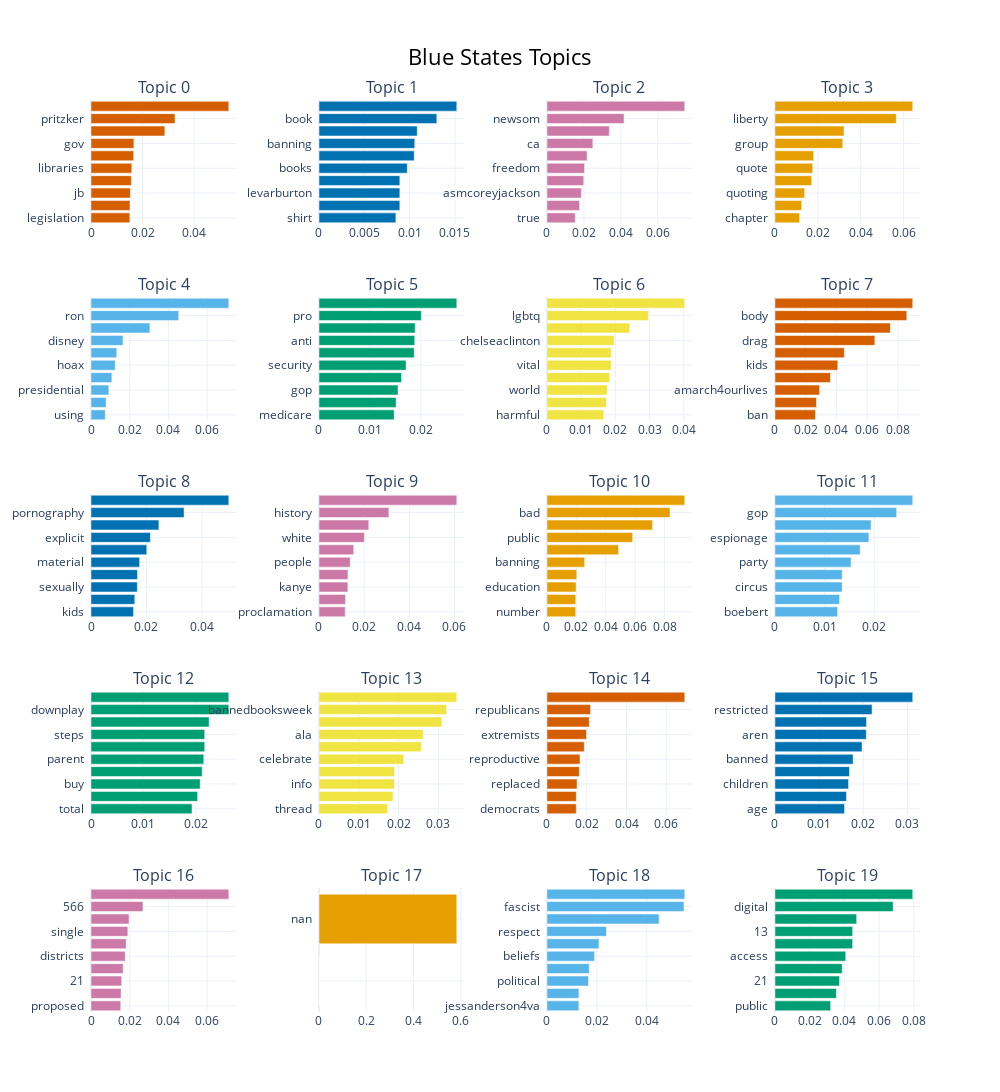

Notebook source saved alongside this figure:
### Code cell
bar_topic

### Figure 1 — Plotly figure (JSON) as saved in the notebook; plotly's stock layout.template omitted (floating-point values rounded to 4 significant figures)
{"data": [{"marker": {"color": "#D55E00"}, "orientation": "h", "type": "bar", "x": [0.01507, 0.01512, 0.01528, 0.01565, 0.01583, 0.01656, 0.01664, 0.02865, 0.03258, 0.05346], "xaxis": "x", "y": ["legislation  ", "signed  ", "jb  ", "bans  ", "libraries  ", "nation  ", "gov  ", "state  ", "pritzker  ", "illinois  "], "yaxis": "y"}, {"marker": {"color": "#0072B2"}, "orientation": "h", "type": "bar", "x": [0.008483, 0.008919, 0.008919, 0.00892, 0.00974, 0.01051, 0.01056, 0.01084, 0.013, 0.0152], "xaxis": "x2", "y": ["shirt  ", "art  ", "levarburton  ", "sold  ", "books  ", "stories  ", "banning  ", "read  ", "book  ", "banned  "], "yaxis": "y2"}, {"marker": {"color": "#CC79A7"}, "orientation": "h", "type": "bar", "x": [0.01533, 0.01763, 0.01862, 0.01993, 0.02037, 0.02172, 0.02486, 0.03379, 0.04176, 0.07465], "xaxis": "x3", "y": ["true  ", "fanatics  ", "asmcoreyjackson  ", "cagovernor  ", "freedom  ", "tonythurmond  ", "ca  ", "gavin  ", "newsom  ", "california  "], "yaxis": "y3"}, {"marker": {"color": "#E69F00"}, "orientation": "h", "type": "bar", "x": [0.01149, 0.01242, 0.01387, 0.01713, 0.01763, 0.01803, 0.03163, 0.03222, 0.05664, 0.06429], "xaxis": "x4", "y": ["chapter  ", "quoted  ", "quoting  ", "hate  ", "quote  ", "newsletter  ", "group  ", "hitler  ", "liberty  ", "moms  "], "yaxis": "y4"}, {"marker": {"color": "#56B4E9"}, "orientation": "h", "type": "bar", "x": [0.007389, 0.007809, 0.009202, 0.01077, 0.01249, 0.01331, 0.01652, 0.03042, 0.04532, 0.0712], "xaxis": "x5", "y": ["using  ", "carry  ", "presidential  ", "policies  ", "hoax  ", "trump  ", "disney  ", "florida  ", "ron  ", "desantis  "], "yaxis": "y5"}, {"marker": {"color": "#009E73"}, "orientation": "h", "type": "bar", "x": [0.01475, 0.01513, 0.0155, 0.0162, 0.01709, 0.01868, 0.01879, 0.01887, 0.02008, 0.02703], "xaxis": "x6", "y": ["medicare  ", "ban  ", "gop  ", "republicans  ", "security  ", "party  ", "anti  ", "women  ", "pro  ", "abortion  "], "yaxis": "y6"}, {"marker": {"color": "#F0E442"}, "orientation": "h", "type": "bar", "x": [0.01659, 0.01739, 0.01763, 0.01834, 0.01876, 0.01876, 0.01965, 0.0242, 0.02965, 0.04029], "xaxis": "x7", "y": ["harmful  ", "50  ", "world  ", "characters  ", "vital  ", "adolescents  ", "chelseaclinton  ", "themes  ", "lgbtq  ", "queer  "], "yaxis": "y7"}, {"marker": {"color": "#D55E00"}, "orientation": "h", "type": "bar", "x": [0.02637, 0.02703, 0.02906, 0.03614, 0.04092, 0.04516, 0.06504, 0.07511, 0.08584, 0.0897], "xaxis": "x8", "y": ["ban  ", "killing  ", "amarch4ourlives  ", "chant  ", "kids  ", "nashville  ", "drag  ", "tennessee  ", "body  ", "bags  "], "yaxis": "y8"}, {"marker": {"color": "#0072B2"}, "orientation": "h", "type": "bar", "x": [0.01534, 0.0158, 0.01671, 0.01676, 0.01754, 0.02011, 0.02142, 0.02449, 0.03356, 0.04971], "xaxis": "x9", "y": ["kids  ", "gavinnewsom  ", "sexually  ", "scenes  ", "material  ", "pornographic  ", "explicit  ", "sex  ", "pornography  ", "porn  "], "yaxis": "y9"}, {"marker": {"color": "#CC79A7"}, "orientation": "h", "type": "bar", "x": [0.01162, 0.01172, 0.01281, 0.01283, 0.01383, 0.0154, 0.0201, 0.02206, 0.03095, 0.06102], "xaxis": "x10", "y": ["proclamation  ", "authors  ", "kanye  ", "racist  ", "people  ", "slavery  ", "white  ", "racism  ", "history  ", "black  "], "yaxis": "y10"}, {"marker": {"color": "#E69F00"}, "orientation": "h", "type": "bar", "x": [0.01954, 0.01961, 0.01987, 0.0203, 0.02568, 0.04873, 0.05836, 0.07189, 0.08376, 0.0938], "xaxis": "x11", "y": ["number  ", "students  ", "education  ", "williamson  ", "banning  ", "schools  ", "public  ", "really  ", "bad  ", "idea  "], "yaxis": "y11"}, {"marker": {"color": "#56B4E9"}, "orientation": "h", "type": "bar", "x": [0.0126, 0.01299, 0.01353, 0.01353, 0.01531, 0.01715, 0.0189, 0.01934, 0.02449, 0.02773], "xaxis": "x12", "y": ["boebert  ", "conservatives  ", "circus  ", "salacious  ", "party  ", "patriotism  ", "espionage  ", "republicans  ", "gop  ", "republican  "], "yaxis": "y12"}, {"marker": {"color": "#009E73"}, "orientation": "h", "type": "bar", "x": [0.01928, 0.02036, 0.02084, 0.02123, 0.02153, 0.02171, 0.02171, 0.02255, 0.02631, 0.02631], "xaxis": "x13", "y": ["total  ", "amazon  ", "buy  ", "jonfreadom  ", "parent  ", "road  ", "steps  ", "permission  ", "downplay  ", "d52tmczosn  "], "yaxis": "y13"}, {"marker": {"color": "#F0E442"}, "orientation": "h", "type": "bar", "x": [0.01723, 0.01858, 0.01898, 0.01898, 0.02129, 0.02571, 0.02616, 0.03088, 0.03207, 0.03462], "xaxis": "x14", "y": ["thread  ", "fight  ", "info  ", "letfreedomread  ", "celebrate  ", "action  ", "ala  ", "week  ", "bannedbooksweek  ", "day  "], "yaxis": "y14"}, {"marker": {"color": "#D55E00"}, "orientation": "h", "type": "bar", "x": [0.01475, 0.01476, 0.01513, 0.01625, 0.0166, 0.01877, 0.01986, 0.02123, 0.02193, 0.06926], "xaxis": "x15", "y": ["democrats  ", "democracy  ", "replaced  ", "extreme  ", "reproductive  ", "fascism  ", "extremists  ", "cult  ", "republicans  ", "maga  "], "yaxis": "y15"}, {"marker": {"color": "#0072B2"}, "orientation": "h", "type": "bar", "x": [0.01576, 0.0162, 0.01667, 0.01687, 0.01769, 0.01973, 0.02068, 0.02074, 0.02199, 0.0312], "xaxis": "x16", "y": ["age  ", "book  ", "children  ", "grades  ", "banned  ", "old  ", "aren  ", "diminished  ", "restricted  ", "appropriate  "], "yaxis": "y16"}, {"marker": {"color": "#CC79A7"}, "orientation": "h", "type": "bar", "x": [0.01536, 0.01552, 0.01585, 0.01658, 0.01766, 0.01817, 0.01903, 0.01964, 0.02685, 0.07119], "xaxis": "x17", "y": ["proposed  ", "floridians  ", "21  ", "banned  ", "districts  ", "fl  ", "single  ", "laws  ", "566  ", "florida  "], "yaxis": "y17"}, {"marker": {"color": "#E69F00"}, "orientation": "h", "type": "bar", "x": [1e-05, 1e-05, 1e-05, 1e-05, 1e-05, 1e-05, 1e-05, 1e-05, 1e-05, 0.5829], "xaxis": "x18", "y": ["  ", "  ", "  ", "  ", "  ", "  ", "  ", "  ", "  ", "nan  "], "yaxis": "y18"}, {"marker": {"color": "#56B4E9"}, "orientation": "h", "type": "bar", "x": [0.0128, 0.0128, 0.01665, 0.01694, 0.01908, 0.02083, 0.02385, 0.04493, 0.05491, 0.05524], "xaxis": "x19", "y": ["jessanderson4va  ", "tedgenoways  ", "political  ", "forthcoming  ", "beliefs  ", "thankful  ", "respect  ", "fascists  ", "fascist  ", "fascism  "], "yaxis": "y19"}, {"marker": {"color": "#009E73"}, "orientation": "h", "type": "bar", "x": [0.03211, 0.03541, 0.03721, 0.03875, 0.04082, 0.04476, 0.04478, 0.04708, 0.06809, 0.07941], "xaxis": "x20", "y": ["public  ", "catalog  ", "21  ", "aged  ", "access  ", "library  ", "13  ", "teens  ", "digital  ", "brooklyn  "], "yaxis": "y20"}], "layout": {"annotations": [{"font": {"size": 16}, "showarrow": false, "text": "Topic 0", "x": 0.0875, "xanchor": "center", "xref": "paper", "y": 1.0, "yanchor": "bottom", "yref": "paper"}, {"font": {"size": 16}, "showarrow": false, "text": "Topic 1", "x": 0.3625, "xanchor": "center", "xref": "paper", "y": 1.0, "yanchor": "bottom", "yref": "paper"}, {"font": {"size": 16}, "showarrow": false, "text": "Topic 2", "x": 0.6375, "xanchor": "center", "xref": "paper", "y": 1.0, "yanchor": "bottom", "yref": "paper"}, {"font": {"size": 16}, "showarrow": false, "text": "Topic 3", "x": 0.9125, "xanchor": "center", "xref": "paper", "y": 1.0, "yanchor": "bottom", "yref": "paper"}, {"font": {"size": 16}, "showarrow": false, "text": "Topic 4", "x": 0.0875, "xanchor": "center", "xref": "paper", "y": 0.784, "yanchor": "bottom", "yref": "paper"}, {"font": {"size": 16}, "showarrow": false, "text": "Topic 5", "x": 0.3625, "xanchor": "center", "xref": "paper", "y": 0.784, "yanchor": "bottom", "yref": "paper"}, {"font": {"size": 16}, "showarrow": false, "text": "Topic 6", "x": 0.6375, "xanchor": "center", "xref": "paper", "y": 0.784, "yanchor": "bottom", "yref": "paper"}, {"font": {"size": 16}, "showarrow": false, "text": "Topic 7", "x": 0.9125, "xanchor": "center", "xref": "paper", "y": 0.784, "yanchor": "bottom", "yref": "paper"}, {"font": {"size": 16}, "showarrow": false, "text": "Topic 8", "x": 0.0875, "xanchor": "center", "xref": "paper", "y": 0.568, "yanchor": "bottom", "yref": "paper"}, {"font": {"size": 16}, "showarrow": false, "text": "Topic 9", "x": 0.3625, "xanchor": "center", "xref": "paper", "y": 0.568, "yanchor": "bottom", "yref": "paper"}, {"font": {"size": 16}, "showarrow": false, "text": "Topic 10", "x": 0.6375, "xanchor": "center", "xref": "paper", "y": 0.568, "yanchor": "bottom", "yref": "paper"}, {"font": {"size": 16}, "showarrow": false, "text": "Topic 11", "x": 0.9125, "xanchor": "center", "xref": "paper", "y": 0.568, "yanchor": "bottom", "yref": "paper"}, {"font": {"size": 16}, "showarrow": false, "text": "Topic 12", "x": 0.0875, "xanchor": "center", "xref": "paper", "y": 0.352, "yanchor": "bottom", "yref": "paper"}, {"font": {"size": 16}, "showarrow": false, "text": "Topic 13", "x": 0.3625, "xanchor": "center", "xref": "paper", "y": 0.352, "yanchor": "bottom", "yref": "paper"}, {"font": {"size": 16}, "showarrow": false, "text": "Topic 14", "x": 0.6375, "xanchor": "center", "xref": "paper", "y": 0.352, "yanchor": "bottom", "yref": "paper"}, {"font": {"size": 16}, "showarrow": false, "text": "Topic 15", "x": 0.9125, "xanchor": "center", "xref": "paper", "y": 0.352, "yanchor": "bottom", "yref": "paper"}, {"font": {"size": 16}, "showarrow": false, "text": "Topic 16", "x": 0.0875, "xanchor": "center", "xref": "paper", "y": 0.136, "yanchor": "bottom", "yref": "paper"}, {"font": {"size": 16}, "showarrow": false, "text": "Topic 17", "x": 0.3625, "xanchor": "center", "xref": "paper", "y": 0.136, "yanchor": "bottom", "yref": "paper"}, {"font": {"size": 16}, "showarrow": false, "text": "Topic 18", "x": 0.6375, "xanchor": "center", "xref": "paper", "y": 0.136, "yanchor": "bottom", "yref": "paper"}, {"font": {"size": 16}, "showarrow": false, "text": "Topic 19", "x": 0.9125, "xanchor": "center", "xref": "paper", "y": 0.136, "yanchor": "bottom", "yref": "paper"}], "height": 1250, "hoverlabel": {"bgcolor": "white", "font": {"family": "Rockwell", "size": 16}}, "showlegend": false, "title": {"font": {"color": "Black", "size": 22}, "text": "Blue States Topics", "x": 0.5, "xanchor": "center", "yanchor": "top"}, "width": 1000, "xaxis": {"anchor": "y", "domain": [0, 0.175], "showgrid": true}, "xaxis10": {"anchor": "y10", "domain": [0.275, 0.45], "showgrid": true}, "xaxis11": {"anchor": "y11", "domain": [0.55, 0.725], "showgrid": true}, "xaxis12": {"anchor": "y12", "domain": [0.825, 1], "showgrid": true}, "xaxis13": {"anchor": "y13", "domain": [0, 0.175], "showgrid": true}, "xaxis14": {"anchor": "y14", "domain": [0.275, 0.45], "showgrid": true}, "xaxis15": {"anchor": "y15", "domain": [0.55, 0.725], "showgrid": true}, "xaxis16": {"anchor": "y16", "domain": [0.825, 1], "showgrid": true}, "xaxis17": {"anchor": "y17", "domain": [0, 0.175], "showgrid": true}, "xaxis18": {"anchor": "y18", "domain": [0.275, 0.45], "showgrid": true}, "xaxis19": {"anchor": "y19", "domain": [0.55, 0.725], "showgrid": true}, "xaxis2": {"anchor": "y2", "domain": [0.275, 0.45], "showgrid": true}, "xaxis20": {"anchor": "y20", "domain": [0.825, 1], "showgrid": true}, "xaxis3": {"anchor": "y3", "domain": [0.55, 0.725], "showgrid": true}, "xaxis4": {"anchor": "y4", "domain": [0.825, 1], "showgrid": true}, "xaxis5": {"anchor": "y5", "domain": [0, 0.175], "showgrid": true}, "xaxis6": {"anchor": "y6", "domain": [0.275, 0.45], "showgrid": true}, "xaxis7": {"anchor": "y7", "domain": [0.55, 0.725], "showgrid": true}, "xaxis8": {"anchor": "y8", "domain": [0.825, 1], "showgrid": true}, "xaxis9": {"anchor": "y9", "domain": [0, 0.175], "showgrid": true}, "yaxis": {"anchor": "x", "domain": [0.864, 1.0], "showgrid": true}, "yaxis10": {"anchor": "x10", "domain": [0.432, 0.568], "showgrid": true}, "yaxis11": {"anchor": "x11", "domain": [0.432, 0.568], "showgrid": true}, "yaxis12": {"anchor": "x12", "domain": [0.432, 0.568], "showgrid": true}, "yaxis13": {"anchor": "x13", "domain": [0.216, 0.352], "showgrid": true}, "yaxis14": {"anchor": "x14", "domain": [0.216, 0.352], "showgrid": true}, "yaxis15": {"anchor": "x15", "domain": [0.216, 0.352], "showgrid": true}, "yaxis16": {"anchor": "x16", "domain": [0.216, 0.352], "showgrid": true}, "yaxis17": {"anchor": "x17", "domain": [0, 0.136], "showgrid": true}, "yaxis18": {"anchor": "x18", "domain": [0, 0.136], "showgrid": true}, "yaxis19": {"anchor": "x19", "domain": [0, 0.136], "showgrid": true}, "yaxis2": {"anchor": "x2", "domain": [0.864, 1.0], "showgrid": true}, "yaxis20": {"anchor": "x20", "domain": [0, 0.136], "showgrid": true}, "yaxis3": {"anchor": "x3", "domain": [0.864, 1.0], "showgrid": true}, "yaxis4": {"anchor": "x4", "domain": [0.864, 1.0], "showgrid": true}, "yaxis5": {"anchor": "x5", "domain": [0.648, 0.784], "showgrid": true}, "yaxis6": {"anchor": "x6", "domain": [0.648, 0.784], "showgrid": true}, "yaxis7": {"anchor": "x7", "domain": [0.648, 0.784], "showgrid": true}, "yaxis8": {"anchor": "x8", "domain": [0.648, 0.784], "showgrid": true}, "yaxis9": {"anchor": "x9", "domain": [0.432, 0.568], "showgrid": true}}}
